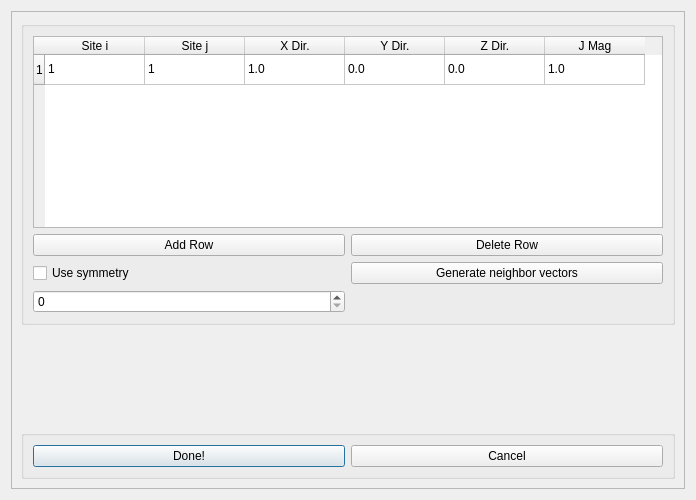
<?xml version="1.0" encoding="UTF-8"?>
<ui version="4.0">
 <class>InpJfileCreate</class>
 <widget class="QDialog" name="InpJfileCreate">
  <property name="geometry">
   <rect>
    <x>0</x>
    <y>0</y>
    <width>696</width>
    <height>500</height>
   </rect>
  </property>
  <property name="windowTitle">
   <string>Jfile Creation</string>
  </property>
  <layout class="QGridLayout" name="gridLayout_3">
   <item row="0" column="0">
    <widget class="QScrollArea" name="InpJfileScrollArea">
     <property name="widgetResizable">
      <bool>true</bool>
     </property>
     <widget class="QWidget" name="scrollAreaWidgetContents">
      <property name="geometry">
       <rect>
        <x>0</x>
        <y>0</y>
        <width>670</width>
        <height>500</height>
       </rect>
      </property>
      <layout class="QGridLayout" name="gridLayout_2">
       <item row="3" column="0" colspan="2">
        <widget class="QGroupBox" name="InJfileButtonBox">
         <property name="title">
          <string/>
         </property>
         <layout class="QHBoxLayout" name="horizontalLayout">
          <item>
           <widget class="QPushButton" name="InpJfileDone">
            <property name="text">
             <string>Done!</string>
            </property>
           </widget>
          </item>
          <item>
           <widget class="QPushButton" name="InpJfileCancel">
            <property name="text">
             <string>Cancel</string>
            </property>
           </widget>
          </item>
         </layout>
        </widget>
       </item>
       <item row="0" column="0" colspan="2">
        <widget class="QGroupBox" name="InJfileBox">
         <property name="title">
          <string/>
         </property>
         <layout class="QGridLayout" name="gridLayout">
          <item row="0" column="0" colspan="2">
           <widget class="QTableWidget" name="InJfileTable">
            <property name="lineWidth">
             <number>2</number>
            </property>
            <property name="midLineWidth">
             <number>1</number>
            </property>
            <property name="rowCount">
             <number>1</number>
            </property>
            <row/>
            <column>
             <property name="text">
              <string>Site i</string>
             </property>
            </column>
            <column>
             <property name="text">
              <string>Site j</string>
             </property>
            </column>
            <column>
             <property name="text">
              <string>X Dir.</string>
             </property>
            </column>
            <column>
             <property name="text">
              <string>Y Dir.</string>
             </property>
            </column>
            <column>
             <property name="text">
              <string>Z Dir.</string>
             </property>
            </column>
            <column>
             <property name="text">
              <string>J Mag</string>
             </property>
            </column>
            <item row="0" column="0">
             <property name="text">
              <string>1</string>
             </property>
            </item>
            <item row="0" column="1">
             <property name="text">
              <string>1</string>
             </property>
            </item>
            <item row="0" column="2">
             <property name="text">
              <string>1.0</string>
             </property>
            </item>
            <item row="0" column="3">
             <property name="text">
              <string>0.0</string>
             </property>
            </item>
            <item row="0" column="4">
             <property name="text">
              <string>0.0</string>
             </property>
            </item>
            <item row="0" column="5">
             <property name="text">
              <string>1.0</string>
             </property>
            </item>
           </widget>
          </item>
          <item row="1" column="0">
           <widget class="QPushButton" name="InJfileAddRow">
            <property name="text">
             <string>Add Row</string>
            </property>
           </widget>
          </item>
          <item row="1" column="1">
           <widget class="QPushButton" name="InJfileDelRow">
            <property name="text">
             <string>Delete Row</string>
            </property>
           </widget>
          </item>
          <item row="2" column="1">
           <widget class="QPushButton" name="InJfileGenVectors">
            <property name="text">
             <string>Generate neighbor vectors</string>
            </property>
           </widget>
          </item>
          <item row="2" column="0">
           <widget class="QCheckBox" name="InJfileSymCheck">
            <property name="text">
             <string>Use symmetry</string>
            </property>
           </widget>
          </item>
          <item row="3" column="0">
           <widget class="QSpinBox" name="InJfileNNCutoff">
            <property name="toolTip">
             <string>Set cutoff of nearest neighbor search</string>
            </property>
            <property name="statusTip">
             <string>Set cutoff of nearest neighbor search</string>
            </property>
            <property name="whatsThis">
             <string>Set cutoff of nearest neighbor search</string>
            </property>
            <property name="maximum">
                <number>5</number>
            </property>
           </widget>
          </item>
         </layout>
        </widget>
       </item>
       <item row="2" column="0">
        <spacer name="verticalSpacer">
         <property name="orientation">
          <enum>Qt::Vertical</enum>
         </property>
         <property name="sizeHint" stdset="0">
          <size>
           <width>20</width>
           <height>29</height>
          </size>
         </property>
        </spacer>
       </item>
      </layout>
     </widget>
    </widget>
   </item>
  </layout>
 </widget>
 <resources/>
 <connections/>
</ui>
